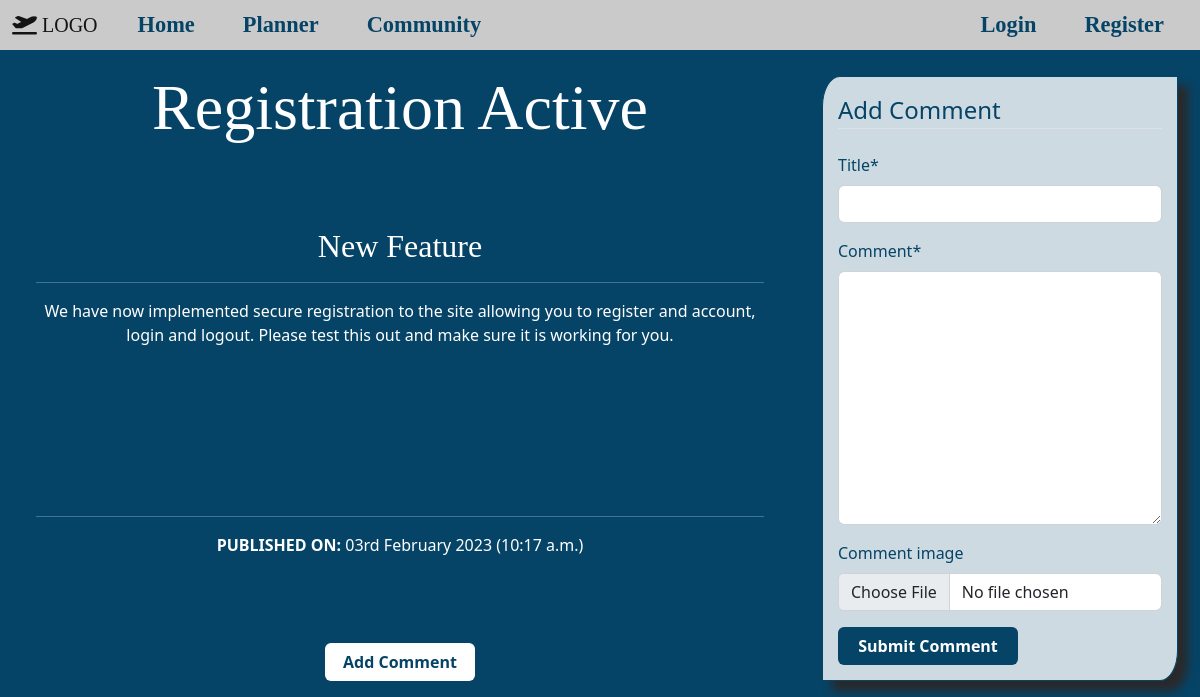
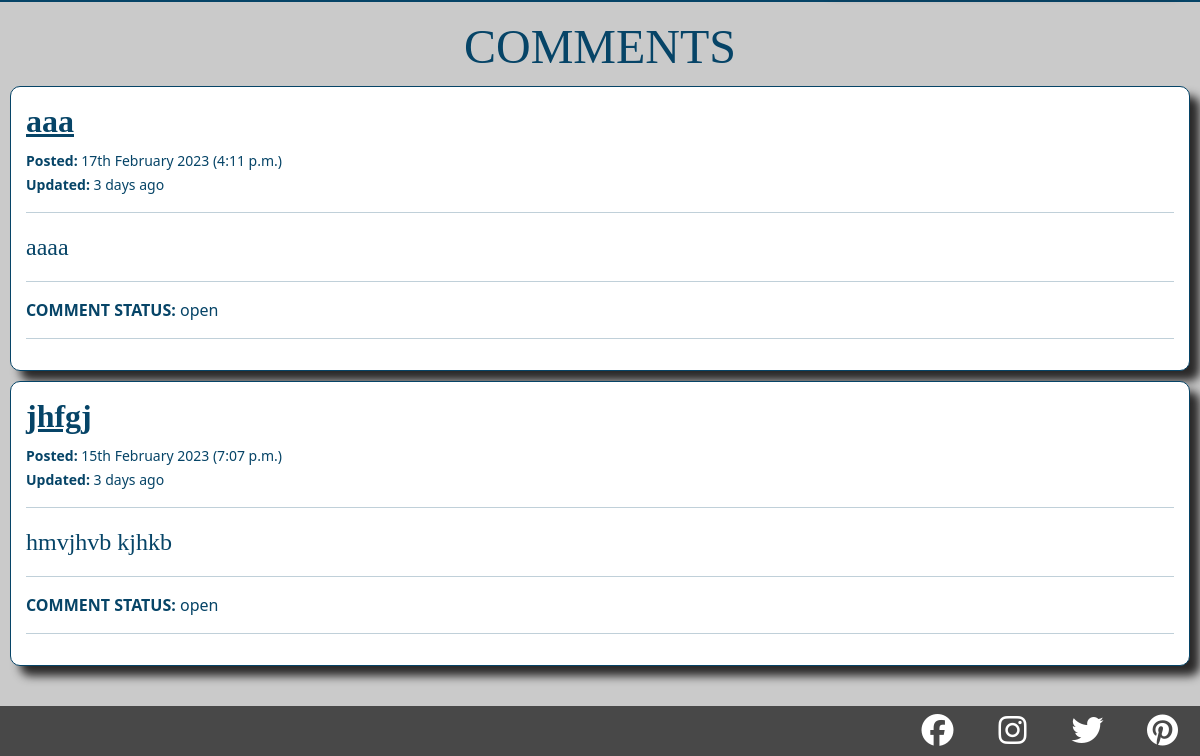
Before: /updates/2/ with the older database file (2 pictures, top to bottom).
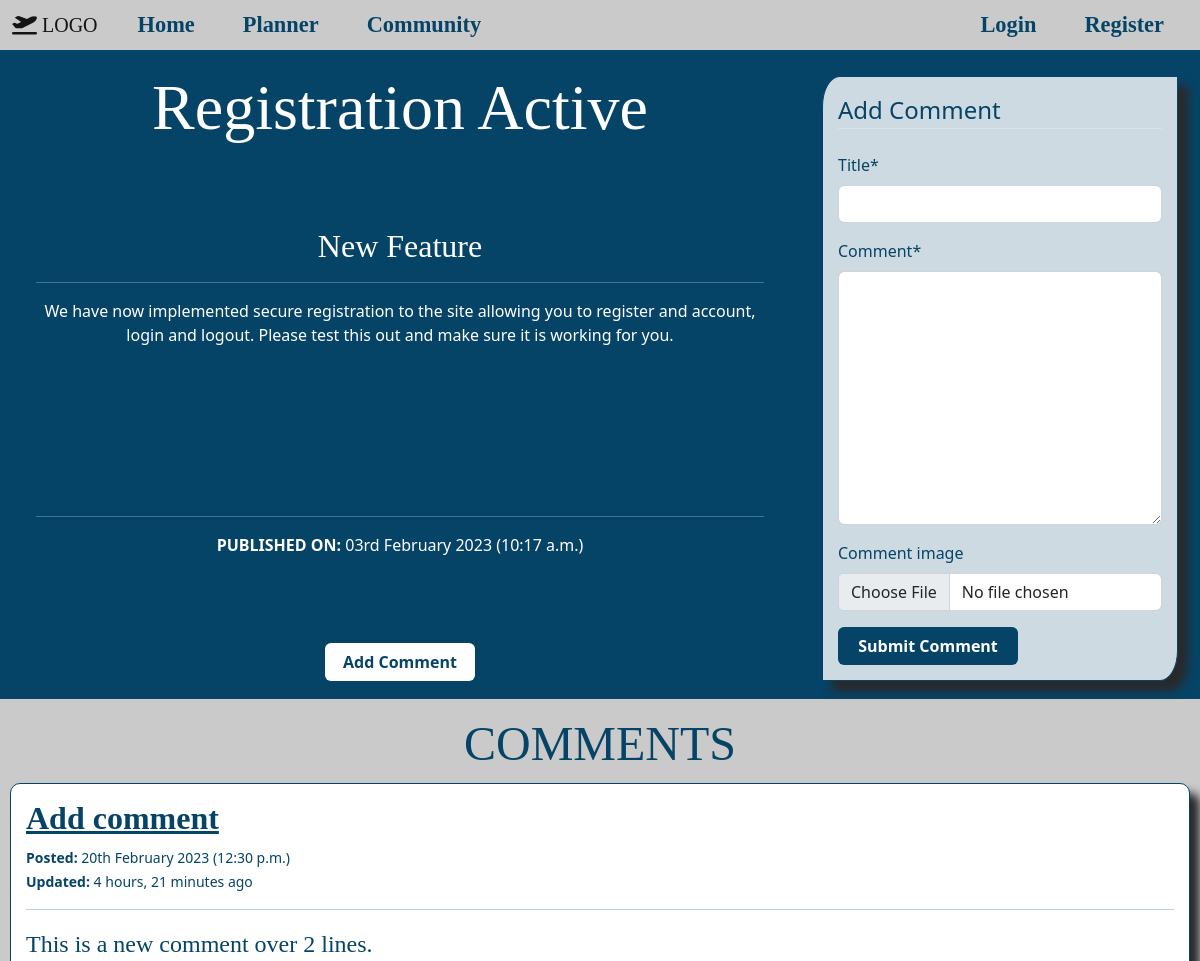
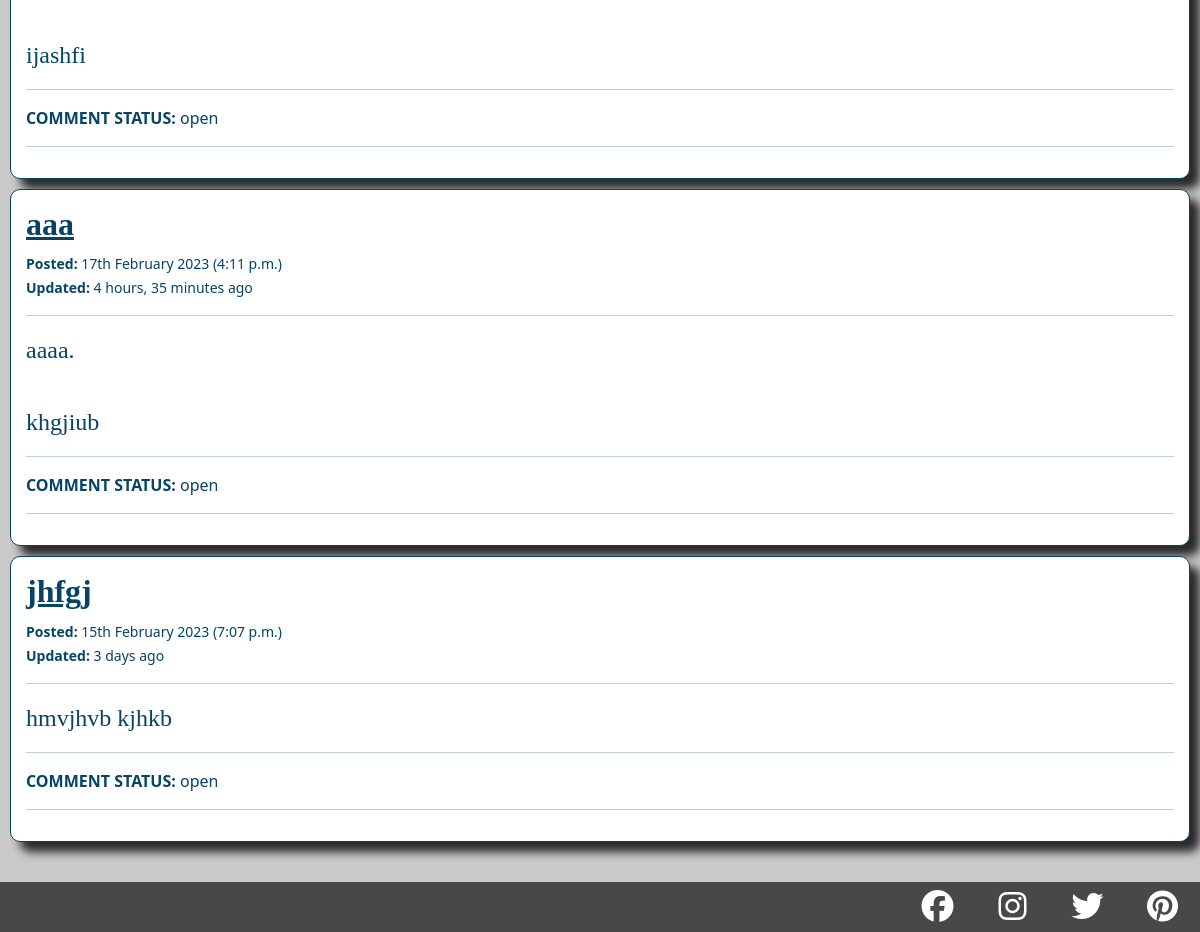
After: the same page with the newer database file (2 pictures, top to bottom).
### site_updates/models.py (models this page shows, shortened)
class Update(models.Model):
    topic = models.ForeignKey(UpdateCatagory, on_delete=models.CASCADE)
    title = models.CharField(max_length=100)
    content = models.TextField()
    update_image = models.ImageField(default=None, upload_to='media/update_pics/', blank=True)
    published_on = models.DateTimeField(auto_now_add=True)
    status = models.IntegerField(choices=STATUS, default=0)
    class Meta:
        ordering = ('-published_on',)

class UpdateCatagory(models.Model):
    topic_catagory = models.CharField(max_length=100)
    def __str__(self):
        return self.topic_catagory

class UpdateComment(models.Model):
    site_update = models.ForeignKey(Update, on_delete=models.CASCADE)
    author = models.ForeignKey(User, on_delete=models.CASCADE)
    title = models.CharField(max_length=100)
    comment = models.TextField()
    comment_image = ResizedImageField(
                                        upload_to='media/comment_pics/',
                                        blank=True,
                                        size=[600, None],
                                        force_format='JPEG')
    action_taken = models.TextField(blank=True)
    action_image = models.ImageField(default=None, upload_to='media/comment_pics/', blank=True)
    created_on = models.DateTimeField(auto_now_add=True)
    updated_on = models.DateTimeField(auto_now=True)
    comment_status = models.IntegerField(choices=COMMENT_STATUS, default=0)
    class Meta:
        ordering = ('-created_on',)

### site_updates/views.py (the view, shortened to what this page needs)
# urls.py: path('<int:pk>/', AdminDetailUpdateView.as_view(), name="admin-update-detail"),
class AdminDetailUpdateView(View):
    def get(self, request, pk):
        update_objects = Update.objects.filter(status=1)
        update = get_object_or_404(update_objects, pk=pk)
        comments = UpdateComment.objects.filter(site_update=update)
        for comment in comments:
            a = str(comment.updated_on - comment.created_on)
            if '0:00:00' in a:
                comment.updated_on = None
        return render(
            request,
            "site_updates/admin-update-detail.html",
            {
                "update": update,
                "comments": comments,
                "comment_form": CommentForm()
            }
        )

### site_updates/forms.py
class CommentForm(forms.ModelForm):
    class Meta:
        model = UpdateComment
        fields = ['title', 'comment', 'comment_image']

### site_updates/templates/site_updates/admin-update-detail.html (shortened to what this page needs)
{% extends "home/base.html" %}
{% load crispy_forms_tags %}
{% block content %}
<div class="container-fluid top-div">
    <div class="row">
        <div class="col-12 col-lg-8 p-0">
            <div class="update-card-comment-page">
                <div class="update-card-title">
                    <h1 class="m-0 p-1">{{ update.title }}</h1>
                </div>
                <div class="update-card-content p-3 text-center">
                    <div><h5>{{ update.topic }}</h5></div>
                    <hr>
                    <div>{{ update.content }}</div>
                </div>
                <div class="update-card-posted-date p-3 text-center">
                    <hr>
                    <div><strong>PUBLISHED ON: </strong>{{ update.published_on|date:"dS F Y (P)" }}</div>
                </div>
                <div class="update-card-comment-btn">
                    <a class="btn" href="">Add Comment</a>
                </div>
            </div>
        </div>
        <div class="d-none d-lg-inline col">
            <div class="comment-form-section">
                <form method="POST" enctype="multipart/form-data">
                    <fieldset class="form-group">
                        <legend class="border-bottom mb-4">Add Comment</legend>
                        {{ comment_form|crispy }}
                    </fieldset>
                    <div class="form-group">
                        <button class="btn btn-comment-submit" type="submit">Submit Comment</button>
                    </div>
                </form>
            </div>
        </div>
    </div>
</div>
<div class="comments-section">
    <h3 class="text-center pt-3 mt-2">COMMENTS</h3>
    {% for comment in comments %}
        <div class="comment-card">
            <h5>{{ comment.title }}</h5>
            <div><small><strong>Posted:</strong> {{ comment.created_on|date:"dS F Y (P)" }}</small></div>
            {% if comment.updated_on %}
                <div><small><strong>Updated:</strong> {{ comment.updated_on|timesince }} ago</small></div>
            {% endif %}
            <hr>
            <div class="comments-txt">{{ comment.comment|linebreaksbr }}</div>
            <hr>
            {% if comment.comment_status == 1 %}
                <div><strong>COMMENT STATUS: </strong>closed</div>
            {% else %}
                <div><strong>COMMENT STATUS: </strong>open</div>
            {% endif %}
            <hr>
        </div>
    {% endfor %}
</div>
{% endblock %}

### home/templates/home/base.html (shortened to what this page needs)
{% load static %}
<!DOCTYPE html>
<html lang="en">
<head>
    <link href="https://cdn.jsdelivr.net/npm/bootstrap@5.2.3/dist/css/bootstrap.min.css" rel="stylesheet">
    <link rel="stylesheet" href="https://cdn.jsdelivr.net/npm/bootstrap-icons@1.10.3/font/bootstrap-icons.css">
    <link rel="stylesheet" href="{% static 'css/main.css' %}">
</head>
<body>
        <section class="navigation">
            <nav class="navbar navbar-expand-lg">
                <div class="container-fluid fixed-top header-grey">
                    <a class="navbar-brand" href="#"><i class="fa-solid fa-plane-departure"></i> LOGO</a>
                    <div class="offcanvas offcanvas-end" data-bs-backdrop="true" tabindex="-1" id="offcanvas" aria-labelledby="offcanvasLabel">
                        <div class="top-box">
                            <div class="offcanvas-body">
                                <div class="navbar-nav mr-auto">
                                    <a class="nav-item nav-link px-lg-4" href="{% url 'travel-home' %}">Home</a>
                                    <a class="nav-item nav-link px-lg-4" href="{% url 'country-map' %}">Planner</a>
                                    <a class="nav-item nav-link px-lg-4" href="#">Community</a>
                                </div>
                                <div class="navbar-nav ms-auto">
                                    {% if user.is_authenticated %}
                                    <a class="nav-item nav-link px-lg-4" href="#">Profile</a>
                                    <a class="nav-item nav-link px-lg-4" href="{% url 'home-logout' %}">Logout</a>
                                    {% else %}
                                    <a class="nav-item nav-link px-lg-4" href="{% url 'home-login' %}">Login</a>
                                    <a class="nav-item nav-link px-lg-4" href="{% url 'home-register' %}">Register</a>
                                    {% endif %}
                                </div>
                            </div>
                        </div>
                    </div>
                </div>
            </nav>
        </section>
        <main class="main-section">
            {% block content %}
            {% endblock %}
        </main>
        <section id="footer">
            <div class="h-100 d-flex justify-content-end">
                <div class="footer-icons"><a href="#"><i class="social-icons fa-brands fa-facebook"></i></a></div>
                <div class="footer-icons"><a href="#"><i class="social-icons fa-brands fa-instagram"></i></a></div>
                <div class="footer-icons"><a href="#"><i class="social-icons fa-brands fa-twitter"></i></a></div>
                <div class="footer-icons"><a href="#"><i class="social-icons fa-brands fa-pinterest"></i></a></div>
            </div>
        </section>
</body>
</html>

### static/css/main.css (style rules this page uses)
* { padding: 0; margin: 0; box-sizing: border-box; }
h1, h2, h3, h4, h5, h6 { font-family: 'Lora', serif; }
a { font-family: 'Lora', serif; }
p, .comments-txt { font-family: 'Merriweather', serif; }
@media (min-width: 768px) { h1 { font-size: 350%; } }
@media (min-width: 768px) { h3 { font-size: 250%; } }
@media (min-width: 768px) { h5 { font-size: 160%; } }
@media (min-width: 768px) { p, .comments-txt { font-size: 140%; } }
@media (min-width: 992px) { h1 { font-size: 400%; } }
@media (min-width: 992px) { h3 { font-size: 300%; } }
@media (min-width: 992px) { h5 { font-size: 200%; } }
@media (min-width: 992px) { p, .comments-txt { font-size: 150%; } }
.offcanvas { background-color: rgb(6, 68, 103); color: rgb(255, 255, 255); z-index: 1500; }
.header-grey { background-color: rgb(202, 202, 202); height: 50px; }
.nav-item { color: rgb(6, 68, 103); font-weight: bold; font-size: 140%; }
.social-icons { font-size: xx-large; }
#footer { position: fixed; height: 50px; background-color: rgb(72, 72, 72); bottom: 0px; left: 0px; right: 0px; margin-bottom: 0px; }
.footer-icons { height: 100%; width: 75px; display: flex; justify-content: center; align-items: center; }
.social-icons { color: white; }

### site_updates/templates/site_updates/admin-update-detail.html (style rules this page uses)
body { background-color: rgb(6, 68, 103); }
.top-div { margin-top: 50px; }
.update-card-comment-page { margin: 0 20px; height: calc(100%); width: calc(100% - 40px); color: white; overflow-y: auto; display: flex; flex-direction: column; justify-content: space-between; }
.update-card-title { text-align: center; display: flex; justify-content: center; align-items: center; }
.update-card-comment-btn { display: flex; justify-content: center; align-items: center; }
.update-card-comment-btn .btn { width: 150px; background-color: white; color: rgb(6, 68, 103); font-weight: 700; margin: 10px; }
.comment-form-section, .comment-card { margin: 10px; padding: 15px; border: 1px solid rgb(6, 68, 103); box-shadow: 10px 10px 10px rgb(42, 41, 41); color: rgb(6, 68, 103); }
.comment-form-section { background-color: rgba(255, 255, 255, 0.8); border-radius: 5% 0; }
.comment-form-section .btn { width: 180px; background-color: rgb(6, 68, 103); color: white; font-weight: 700; }
.comment-card { border-radius: 10px; background-color: rgba(255, 255, 255); }
.comment-card h5 { font-weight: 700; text-decoration: underline; }
.comments-section { padding-bottom: 80px; background-color: rgb(202, 202, 202); color: rgb(6, 68, 103);; }

Changed rows visible on the page:
added UpdateComment: title "Add comment", created_on "20th February 2023 (12:30 p.m.)", updated_on "4 hours, 21 minutes", comment "This is a new comment over 2 lines. ijashfi", shows "COMMENT STATUS:", comment_status "open"
changed UpdateComment "aaa": updated_on "3 days" → "4 hours, 35 minutes"; comment "aaaa" → "aaaa. khgjiub"
